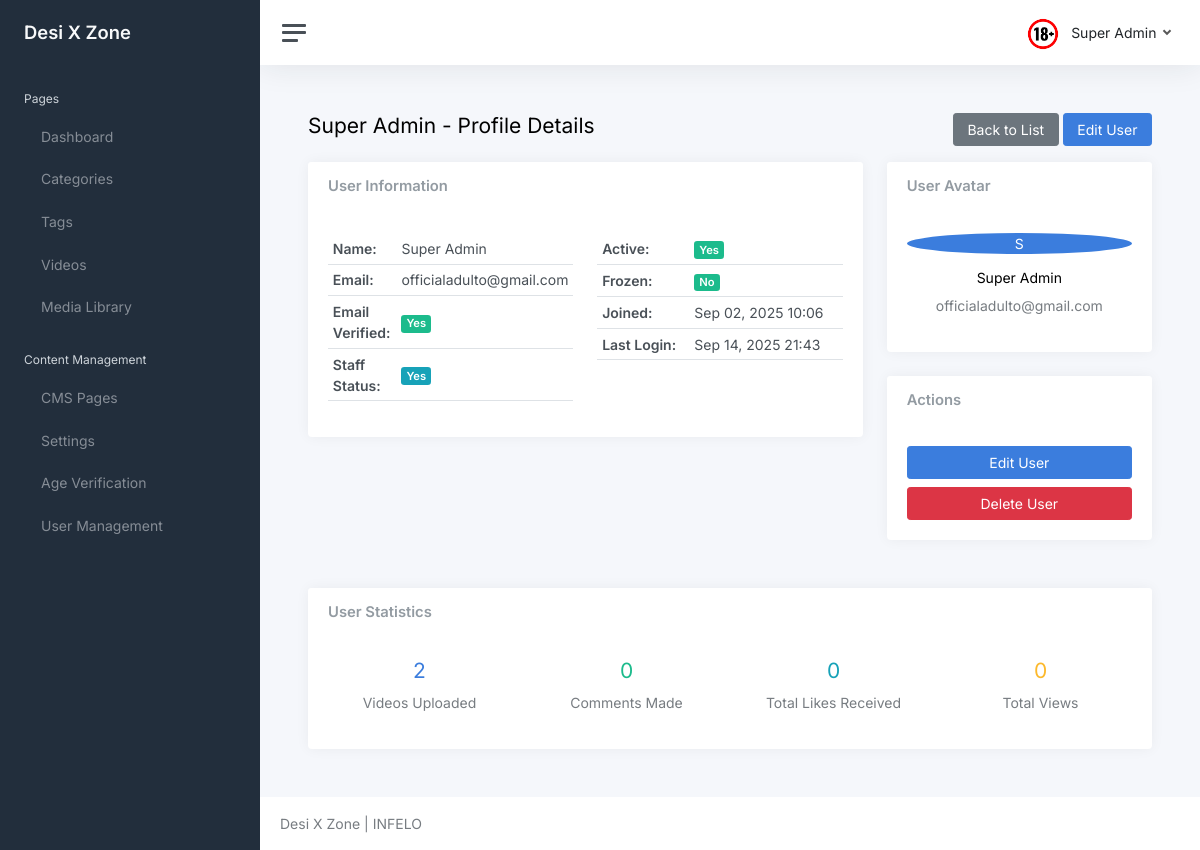
The app's page /core/users/1/ (signed in), older data.
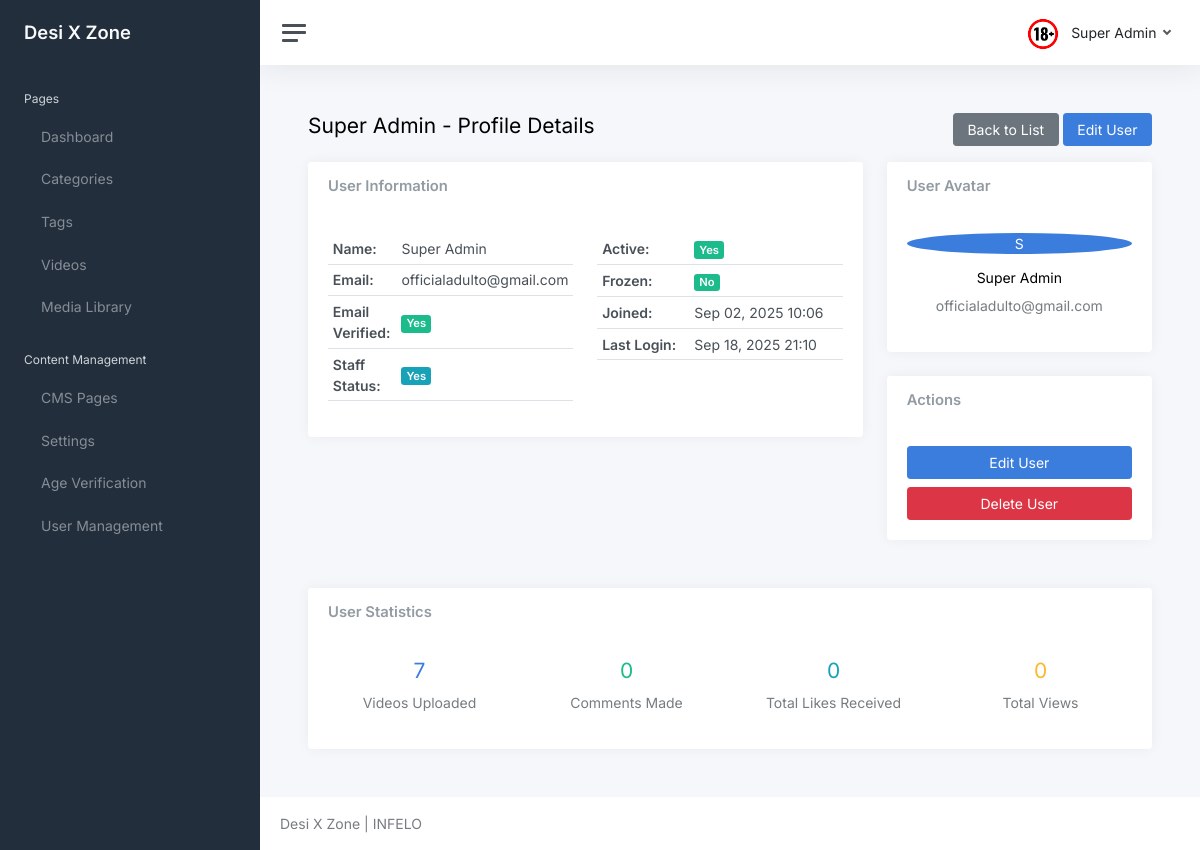
The same page, newer data.
### core/models.py (models this page shows, shortened)
class User(AbstractUser):
	username = None
	first_name = None
	last_name = None
	name = models.CharField(max_length=150, blank=True)
	email = models.EmailField(unique=True)
	is_freeze = models.BooleanField(default=False)
	is_email_verified = models.BooleanField(default=False)
	email_verification_token = models.CharField(max_length=100, blank=True, null=True)
	email_verification_created = models.DateTimeField(blank=True, null=True)
	is_staff = models.BooleanField(default=False, help_text="Designates whether the user can log into the admin site. Only activated users can access admin.")
	USERNAME_FIELD = 'email'
	REQUIRED_FIELDS = []

### core/views.py (the view)
# urls.py: path('users/<int:pk>/', views.user_detail, name='user_detail'),
@login_required(login_url='login')
def user_detail(request, pk):
	user = get_object_or_404(User, pk=pk)
	context = {
		'user': user,
	}
	return render(request, 'core/user_detail.html', context)

### adulto/context_processors.py (called while the page is built)
def site_branding(request):
	return {
		"site_brand": getattr(settings, "SITE_BRAND", "Desi X Zone"),
		"site_logo_url": getattr(settings, "SITE_LOGO_URL", "/static/logo.png"),
	}

### core/models.py (called while the page is built)
	@classmethod
	def get_setting(cls, key, default=None):
		try:
			return cls.objects.get(key=key).value
		except cls.DoesNotExist:
			return default

	@classmethod
	def get_active(cls):
		try:
			return cls.objects.filter(is_active=True).first()
		except:
			return None

### templates/core/user_detail.html (shortened to what the changed rows need)
{% extends 'core/layout/base.html' %}
{% block content %}
<div class="container-fluid p-0">
    <div class="d-flex justify-content-between align-items-center mb-3">
        <h1 class="h3 d-inline align-middle">{{ user.name|default:"User" }} - Profile Details</h1>
        <div>
            <a class="btn btn-secondary" href="{% url 'user_list' %}">Back to List</a>
            <a class="btn btn-primary" href="{% url 'user_update' user.id %}">Edit User</a>
        </div>
    </div>
    <div class="row">
        <div class="col-md-8">
            <div class="card">
                <div class="card-body">
                    <div class="row">
                        <div class="col-md-6">
                            <table class="table table-sm">
                                <tr>
                                    <td><strong>Name:</strong></td>
                                    <td>{{ user.name|default:"Not set" }}</td>
                                </tr>
                                <tr>
                                    <td><strong>Email:</strong></td>
                                    <td>{{ user.email }}</td>
                                </tr>
                            </table>
                        </div>
                        <div class="col-md-6">
                            <table class="table table-sm">
                                <tr>
                                    <td><strong>Joined:</strong></td>
                                    <td>{{ user.date_joined|date:"M d, Y H:i" }}</td>
                                </tr>
                                <tr>
                                    <td><strong>Last Login:</strong></td>
                                    <td>{{ user.last_login|date:"M d, Y H:i"|default:"Never" }}</td>
                                </tr>
                            </table>
                        </div>
                    </div>
                </div>
            </div>
        </div>
        <div class="col-md-4">
            <div class="card">
                <div class="card-body text-center">
                    <div class="w-20 h-20 bg-primary rounded-circle d-flex align-items-center justify-content-center mx-auto mb-3">
                        <span class="text-white font-weight-bold text-2xl">{{ user.name|first|upper|default:user.email|first|upper }}</span>
                    </div>
                    <h5>{{ user.name|default:"No Name" }}</h5>
                    <p class="text-muted">{{ user.email }}</p>
                </div>
            </div>
        </div>
    </div>
    <div class="row mt-4">
        <div class="col-12">
            <div class="card">
                <div class="card-body">
                    <div class="row">
                        <div class="col-md-3">
                            <div class="text-center">
                                <h3 class="text-primary">{{ user.videos.count }}</h3>
                                <p class="text-muted">Videos Uploaded</p>
                            </div>
                        </div>
                        <div class="col-md-3">
                            <div class="text-center">
                                <h3 class="text-success">{{ user.comments.count }}</h3>
                                <p class="text-muted">Comments Made</p>
                            </div>
                        </div>
                        <div class="col-md-3">
                            <div class="text-center">
                                <h3 class="text-info">{{ user.videos.aggregate.total_likes|default:0 }}</h3>
                                <p class="text-muted">Total Likes Received</p>
                            </div>
                        </div>
                        <div class="col-md-3">
                            <div class="text-center">
                                <h3 class="text-warning">{{ user.videos.aggregate.total_views|default:0 }}</h3>
                                <p class="text-muted">Total Views</p>
                            </div>
                        </div>
                    </div>
                </div>
            </div>
        </div>
    </div>
</div>
{% endblock %}

### templates/core/layout/header.html (shortened to what this page needs)
<nav class="navbar navbar-expand navbar-light navbar-bg">
    <a class="sidebar-toggle js-sidebar-toggle">
        <i class="hamburger align-self-center"></i>
    </a>
    <div class="navbar-collapse collapse">
        <ul class="navbar-nav navbar-align">
            <li class="nav-item dropdown">
                <a class="nav-link dropdown-toggle d-none d-sm-inline-block" href="#"
                    data-bs-toggle="dropdown">
                    <img src="/static/core/logo.png" class="avatar img-fluid rounded me-1"
                        alt="" /> <span class="text-dark">{{ request.user.name }}</span>
                </a>
            </li>
        </ul>
    </div>
</nav>

Row changes from the older to the newer data that the page shows:
changed User "Super Admin": last_login "Sep 14, 2025 21:43" → "Sep 18, 2025 21:10"; videos.count "2" → "7"
